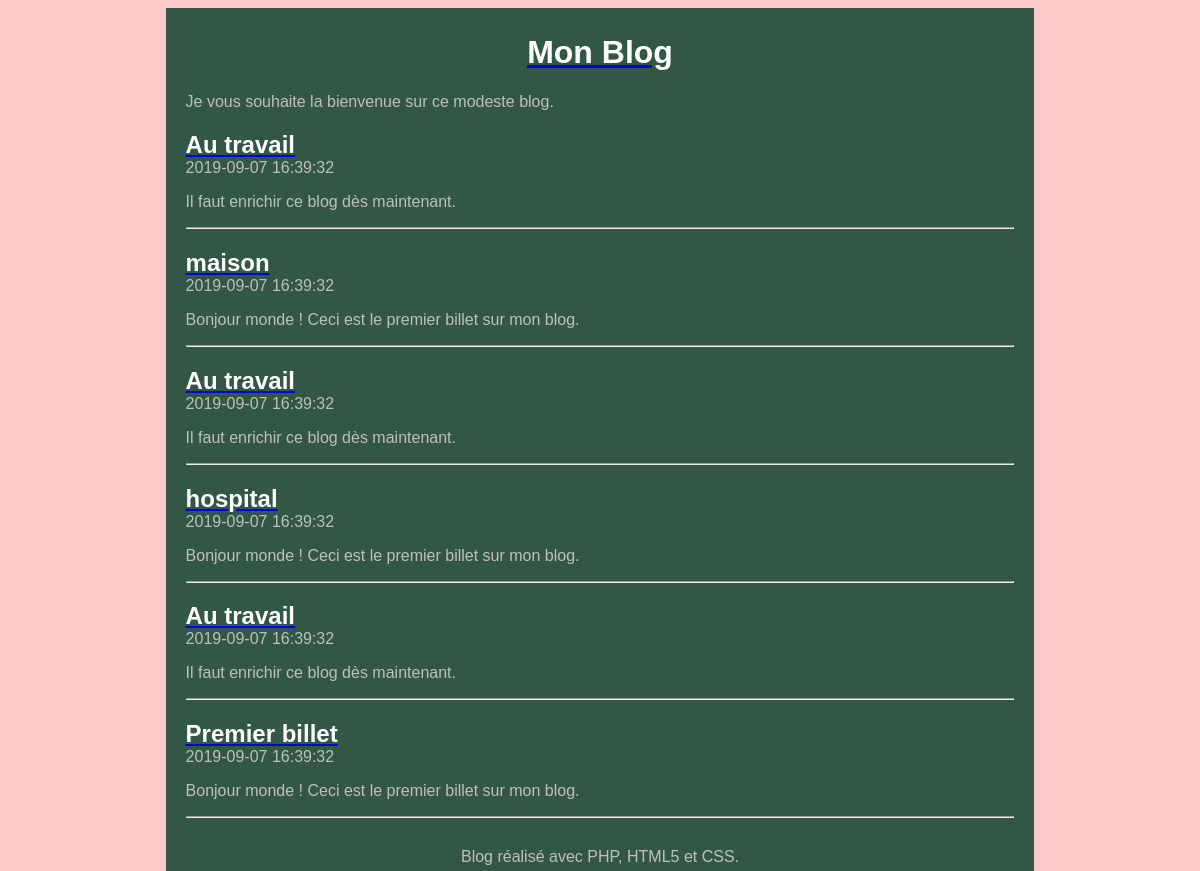
The page / on the database its author committed.
### tables this page shows
create table T_BILLET (
  BIL_ID integer primary key auto_increment,
  BIL_DATE datetime not null,
  BIL_TITRE varchar(100) not null,
  BIL_CONTENU varchar(400) not null
);

### Controleur/ControleurAccueil.php (called while the page is built)
<?php
require_once 'Framework/Controleur.php';
require_once 'Modele/Billet.php';
require_once 'Framework/Vue.php';
class ControleurAccueil extends Controleur {
    private $billet;
    public function __construct() {
        $this->billet = new Billet();
    }
    public function index() {
        $billets = $this->billet->getBillets();
        $this->genererVue(array('billets' => $billets));
    }
}

### Modele/Billet.php (called while the page is built, shortened)
<?php
require_once 'Framework/Modele.php';
class Billet extends Modele {
    public function getBillets() {
        $sql = 'select BIL_ID as id, BIL_DATE as date,'
            . ' BIL_TITRE as titre, BIL_CONTENU as contenu from T_BILLET'
            . ' order by BIL_ID desc';
        $billets = $this->executerRequete($sql);
        return $billets;
    }
}

### Framework/Configuration.php (called while the page is built, shortened)
<?php
class Configuration
{
    private static $parametres;
    public static function get($nom, $valeurParDefaut = null) {
        if (isset(self::getParametres()[$nom])) {
            $valeur = self::getParametres()[$nom];
        }
        else {
            $valeur = $valeurParDefaut;
        }
        return $valeur;
    }
    private static function getParametres() {
        if (self::$parametres == null) {
            $cheminFichier = "Config/prod.ini";
            if (!file_exists($cheminFichier)) {
                throw new Exception("Aucun fichier de configuration trouvé");
            }
            else {
                self::$parametres = parse_ini_file($cheminFichier);
            }
        }
        return self::$parametres;
    }
}

### Framework/Modele.php (called while the page is built)
<?php
require_once 'Configuration.php';
abstract class Modele {
    private static $bdd;
    protected function executerRequete($sql, $params = null) {
    if ($params == null) {
    $resultat = self::getBdd()->query($sql);
    }
    else {
    $resultat = self::getBdd()->prepare($sql);
    $resultat->execute($params);
    }
    return $resultat;
    }
    private static function getBdd() {
    if (self::$bdd === null) {
    $dsn = Configuration::get("dsn");
    $login = Configuration::get("login");
    $mdp = Configuration::get("mdp");
    self::$bdd = new PDO($dsn, $login, $mdp,
    array(PDO::ATTR_ERRMODE => PDO::ERRMODE_EXCEPTION));
    }
    return self::$bdd;
    }
}

### Framework/Routeur.php (called while the page is built, shortened)
<?php
require_once 'Vue.php';
class Routeur {
    public function routerRequete() {
        try {
            $requete = new Requete(array_merge($_GET, $_POST));
            $controleur = $this->creerControleur($requete);
            $action = $this->creerAction($requete);
            $controleur->executerAction($action);
        }
        catch (Exception $e) {
            $this->gererErreur($e);
        }
    }
    private function creerControleur(Requete $requete) {
        $controleur = "Accueil";
        $classeControleur = "Controleur" . $controleur;
        $fichierControleur = "Controleur/" . $classeControleur . ".php";
        if (file_exists($fichierControleur))
        {
            $obj_controleur = new $classeControleur();
            $obj_controleur->setRequete($requete);
            return $obj_controleur;
        }
        else
            throw new Exception("Fichier '$fichierControleur' introuvable");
    }
    private function creerAction(Requete $requete)
    {
        $action = "index";
        return $action;
    }
}

### index.php (called while the page is built)
<?php
require 'Framework/Routeur.php';
$routeur = new Routeur();
$routeur->routerRequete();

### Vue/Accueil/Index.php (the view)
<?php $this->titre = "Mon Blog"; ?>
<?php foreach ($billets as $billet):
    ?>
    <article>
        <header>
            <a href="<?= "index.php?controleur=Billet&action=index&id=" . $billet['id'] ?>">
                <h1 class="titreBillet"><?= $billet['titre'] ?></h1>
            </a>
            <time><?= $billet['date'] ?></time>
        </header>
        <p><?= $billet['contenu'] ?></p>
    </article>
    <hr />
<?php endforeach; ?>

### Vue/gabarit.php (shortened to what this page needs)
<!doctype html>
<html lang="fr">
<head>
        <link rel="stylesheet" href="Contenu/style.css" />
    </head>
    <body>
        <div id="global">
            <header>
                <a href="index.php"><h1 id="titreBlog">Mon Blog</h1></a>
                <p>Je vous souhaite la bienvenue sur ce modeste blog.</p>
        </header>
        <div id="contenu">
            <?= $contenu ?>
        </div>
        <footer id="piedBlog">
                Blog réalisé avec PHP, HTML5 et CSS.
        </footer>
        </div>
    </body>
</html>

### Framework/Controleur.php (shortened to what this page needs)
<?php
require_once 'Vue.php';
abstract class Controleur {
    private $action;
    public function executerAction($action) {
        if (method_exists($this, $action)) {
            $this->action = $action;
            $this->{$this->action}();
        }
        else {
            $classeControleur = get_class($this);
            throw new Exception("Action '$action' non définie dans la classe $classeControleur");
        }
    }
    protected function genererVue($donneesVue = array()) {
        $classeControleur = get_class($this);
        $controleur = str_replace("Controleur", "", $classeControleur);
        $vue = new Vue($this->action, $controleur);
        $vue->generer($donneesVue);
    }
}

### Framework/Vue.php (shortened to what this page needs)
<?php
class Vue {
    private $fichier;
    private $titre;
    public function __construct($action, $controleur = "") {
        $fichier = "Vue/";
        if ($controleur != "") {
            $fichier = $fichier . $controleur . "/";
        }
        $this->fichier = $fichier . $action . ".php";
    }
    public function generer($donnees_para) {
        $contenu = $this->genererFichier($this->fichier, $donnees_para);
        $racineWeb = Configuration::get("MonBlog", "/");
        $vue = $this->genererFichier('Vue/gabarit.php',
                array('titre' => $this->titre, 'contenu' => $contenu,'racineWeb'=> $racineWeb));
        echo $vue;
    }
    private function genererFichier($fichier, $donnees) {
        if (file_exists($fichier)) {
            extract($donnees);
            require_once $fichier;
            return ob_get_clean();
        }
        else {
            throw new Exception("Fichier '$fichier' introuvable");
        }
    }
}

### Contenu/style.css (style rules this page uses)
html, body { height: 100%; }
body { color: #bfbfbf; background: rgb(255, 201, 201); font-family: 'Futura-Medium', 'Futura', 'Trebuchet MS', sans-serif; }
h1 { color: white; }
.titreBillet { margin-bottom : 0px; }
#global { min-height: 100%; background: #335745; width: 70%; margin: auto; text-align: justify; padding: 5px 20px; }
#contenu { margin-bottom : 30px; }
#titreBlog, #piedBlog { text-align: center; }

### rows shown on the page
t_billet: BIL_TITRE "Au travail", BIL_DATE "2019-09-07 16:39:32", BIL_CONTENU "Il faut enrichir ce blog dès maintenant."
t_billet: BIL_TITRE "maison", BIL_DATE "2019-09-07 16:39:32", BIL_CONTENU "Bonjour monde ! Ceci est le premier billet sur mon blog."
t_billet: BIL_TITRE "Au travail", BIL_DATE "2019-09-07 16:39:32", BIL_CONTENU "Il faut enrichir ce blog dès maintenant."
t_billet: BIL_TITRE "hospital", BIL_DATE "2019-09-07 16:39:32", BIL_CONTENU "Bonjour monde ! Ceci est le premier billet sur mon blog."
t_billet: BIL_TITRE "Au travail", BIL_DATE "2019-09-07 16:39:32", BIL_CONTENU "Il faut enrichir ce blog dès maintenant."
t_billet: BIL_TITRE "Premier billet", BIL_DATE "2019-09-07 16:39:32", BIL_CONTENU "Bonjour monde ! Ceci est le premier billet sur mon blog."
